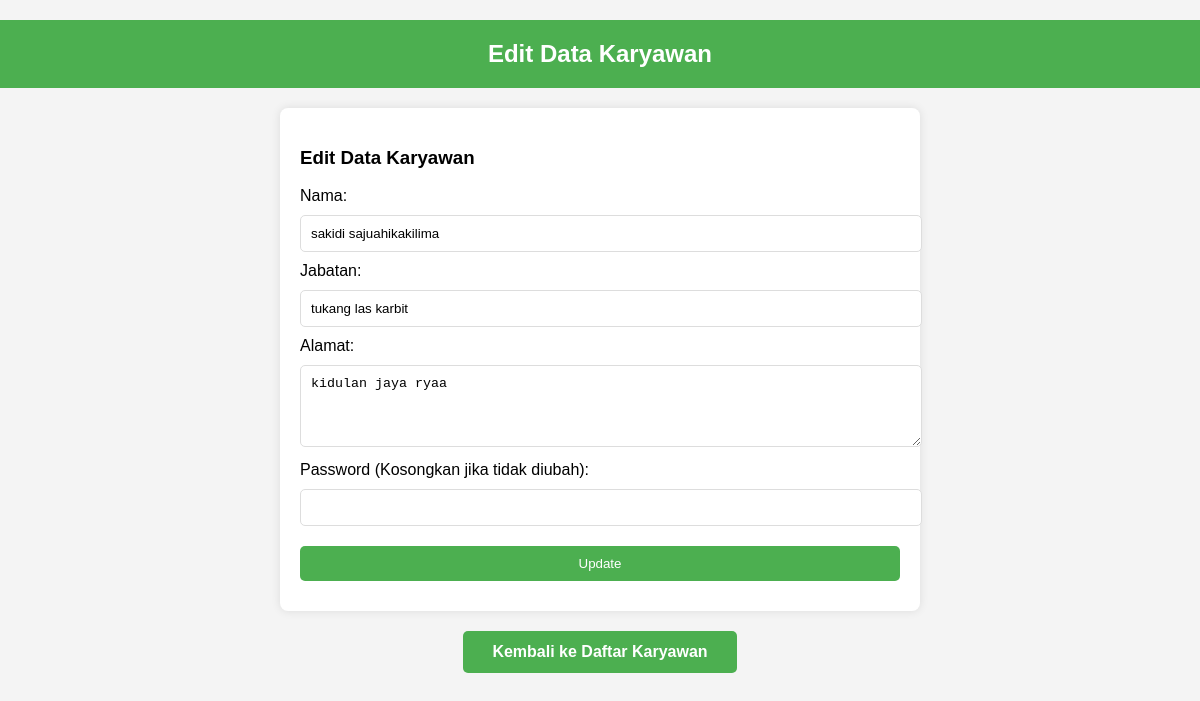
Page /admin_edit_data_user.php?edit=3333333333 on the committed database.
### tables this page shows
CREATE TABLE `dt_karyawan` (
  `NPK` varchar(50) NOT NULL,
  `nama` varchar(100) NOT NULL,
  `jabatan` varchar(100) NOT NULL,
  `alamat` text NOT NULL,
  `password` varchar(255) NOT NULL,
  `role` varchar(50) DEFAULT 'dt_karyawan',
  `foto` longblob DEFAULT NULL
);

### admin_edit_data_user.php (the view, shortened to what this page needs)
<?php
include 'db.php';
if (isset($_GET['edit'])) {
    $NPK = $_GET['edit'];
    $query = "SELECT * FROM dt_karyawan WHERE NPK = ?";
    $stmt = $conn->prepare($query);
    $stmt->bind_param("s", $NPK);
    $stmt->execute();
    $result = $stmt->get_result();
    $karyawan = $result->fetch_assoc();
} else {
    header("Location: data_user.php");
    exit();
}
?>
<!DOCTYPE html>
<html lang="en">
<head>
</head>
<body>
    <h2>Edit Data Karyawan</h2>
    <div class="form-container">
        <h3>Edit Data Karyawan</h3>
        <form method="POST" action="">
            <label>Nama:</label><br>
            <input type="text" name="nama" value="<?php echo $karyawan['nama']; ?>" required><br>
            <label>Jabatan:</label><br>
            <input type="text" name="jabatan" value="<?php echo $karyawan['jabatan']; ?>" required><br>
            <label>Alamat:</label><br>
            <textarea name="alamat" rows="4" required><?php echo $karyawan['alamat']; ?></textarea><br>
            <label>Password (Kosongkan jika tidak diubah):</label><br>
            <input type="password" name="password"><br>
            <button type="submit">Update</button>
        </form>
    </div>
    <a href="data_user.php" class="back-button">Kembali ke Daftar Karyawan</a>
</body>
</html>

### admin_edit_data_user.php (style rules this page uses)
body { font-family: Arial, sans-serif; background-color: #f4f4f4; margin: 0; padding: 0; }
h2 { text-align: center; color: #333; padding: 20px; background-color: #4CAF50; color: white; }
.form-container { width: 50%; margin: 0 auto; padding: 20px; background-color: white; border-radius: 8px; box-shadow: 0 0 10px rgba(0, 0, 0, 0.1); }
.form-container input, .form-container textarea, .form-container button { width: 100%; padding: 10px; margin: 10px 0; border: 1px solid #ddd; border-radius: 5px; }
.form-container button { background-color: #4CAF50; color: white; border: none; }
a { color: #4CAF50; text-decoration: none; }
.back-button { display: block; width: 250px; margin: 20px auto; padding: 12px; text-align: center; background-color: #4CAF50; color: white; border: none; border-radius: 5px; font-size: 16px; font-weight: bold; text-decoration: none; }

### rows in the picture
dt_karyawan: nama "sakidi sajuahikakilima", jabatan "tukang las karbit", alamat "kidulan jaya ryaa"
